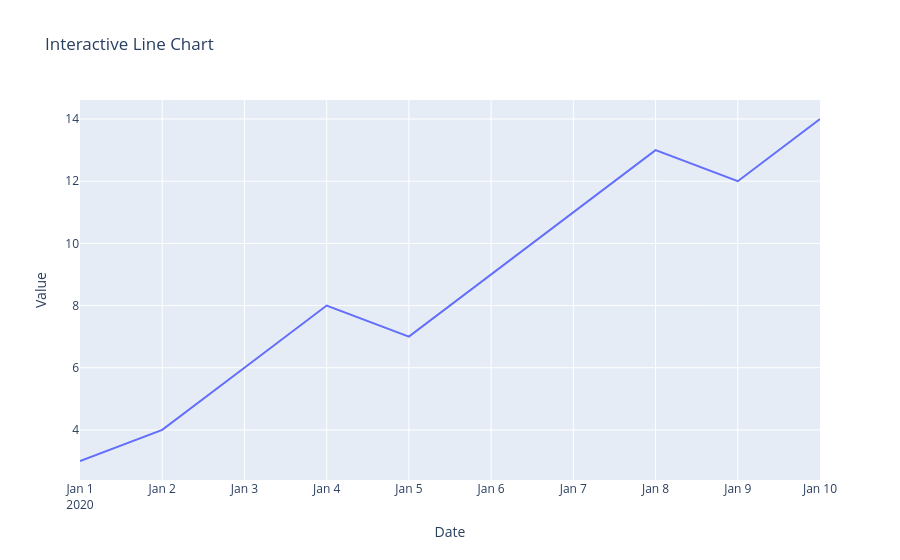

Here is the notebook cell this chart was saved with:
### Markdown cell above
The main difference is the library and the experience each one gives you. Matplotlib is the most basic and customizable, Seaborn is built on top of Matplotlib and makes plots look nicer with less code, and Plotly creates interactive charts that you can zoom, hover, and explore.

In your examples
Matplotlib: plt.scatter(x, y) makes a static scatter plot, and you manually add the title and axis labels.

Seaborn: sns.scatterplot(x=x, y=y) also makes a static scatter plot, but with a cleaner default style.

Plotly: px.scatter(x=[1,2,3], y=[4,5,6]) makes an interactive scatter plot that opens with fig.show().

### Code cell
# This code creates an interactive line chart using Plotly Express. 
# The dataset is stored in a pandas DataFrame with a Date column and a Value column, 
# px.line() plots Date on the x‑axis and Value on the y‑axis 
# with the title “Interactive Line Chart”.
# data series represneted as dictionary 
data = {"Date": pd.date_range(start="2020-01-01", periods=10),"Value":
[3,4,6,8,7,9,11,13,12,14]}

# Build a dataframe
df=pd.DataFrame(data)
fig=px.line(df,x='Date',y='Value',title='Interactive Line Chart')
fig.show()

### Figure 1 — Plotly figure (JSON) as saved in the notebook; plotly's stock layout.template omitted (floating-point values rounded to 4 significant figures)
{"data": [{"hovertemplate": "Date=%{x}<br>Value=%{y}<extra></extra>", "legendgroup": "", "line": {"color": "#636efa", "dash": "solid"}, "marker": {"symbol": "circle"}, "mode": "lines", "name": "", "orientation": "v", "showlegend": false, "type": "scatter", "x": ["2020-01-01T00:00:00.000000", "2020-01-02T00:00:00.000000", "2020-01-03T00:00:00.000000", "2020-01-04T00:00:00.000000", "2020-01-05T00:00:00.000000", "2020-01-06T00:00:00.000000", "2020-01-07T00:00:00.000000", "2020-01-08T00:00:00.000000", "2020-01-09T00:00:00.000000", "2020-01-10T00:00:00.000000"], "xaxis": "x", "y": [3, 4, 6, 8, 7, 9, 11, 13, 12, 14], "yaxis": "y"}], "layout": {"legend": {"tracegroupgap": 0}, "title": {"text": "Interactive Line Chart"}, "xaxis": {"anchor": "y", "domain": [0, 1], "title": {"text": "Date"}}, "yaxis": {"anchor": "x", "domain": [0, 1], "title": {"text": "Value"}}}}
